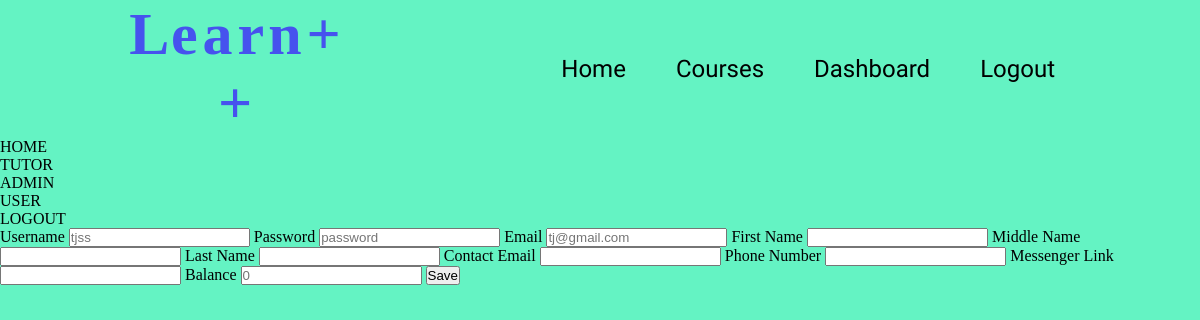
The page /core/dashboard/admin/edituser.php?edit-user=37 (signed in) on the database its author committed.
### tables this page shows
CREATE TABLE `users` (
  `user_id` int NOT NULL AUTO_INCREMENT,
  `user_name` varchar(32) NOT NULL,
  `user_password` varchar(72) NOT NULL,
  `user_email` varchar(64) NOT NULL,
  `user_ip` varchar(15) NOT NULL,
  `user_fname` varchar(32) NOT NULL DEFAULT '',
  `user_mname` varchar(32) NOT NULL DEFAULT '',
  `user_lname` varchar(32) NOT NULL DEFAULT '',
  `user_cemail` varchar(64) NOT NULL DEFAULT '',
  `user_phone` varchar(12) NOT NULL DEFAULT '',
  `user_messenger` varchar(64) NOT NULL DEFAULT '',
  `user_balance` int NOT NULL DEFAULT '0',
  PRIMARY KEY (`user_id`),
  UNIQUE KEY `user_id_UNIQUE` (`user_id`)
);

### utils/getter.php (called while the page is built, shortened)
<?php
function getUserName($handle, $userid) {
    $stmt = $handle->prepare("SELECT user_name FROM learnpp.users WHERE user_id = ? LIMIT 1;");
    $stmt->execute([$userid]);
    return $stmt->fetch()['user_name'];
}
function getUserFirstName($handle, $userid) {
    $stmt = $handle->prepare("SELECT user_fname FROM learnpp.users WHERE user_id = ? LIMIT 1;");
    $stmt->execute([$userid]);
    return $stmt->fetch()['user_fname'];
}
function getUserMiddleName($handle, $userid) {
    $stmt = $handle->prepare("SELECT user_mname FROM learnpp.users WHERE user_id = ? LIMIT 1;");
    $stmt->execute([$userid]);
    return $stmt->fetch()['user_mname'];
}
function getUserLastName($handle, $userid) {
    $stmt = $handle->prepare("SELECT user_lname FROM learnpp.users WHERE user_id = ? LIMIT 1;");
    $stmt->execute([$userid]);
    return $stmt->fetch()['user_lname'];
}
function getUserContactEmail($handle, $userid) {
    $stmt = $handle->prepare("SELECT user_cemail FROM learnpp.users WHERE user_id = ? LIMIT 1;");
    $stmt->execute([$userid]);
    return $stmt->fetch()['user_cemail'];
}
function getUserEmail($handle, $userid) {
    $stmt = $handle->prepare("SELECT user_email FROM learnpp.users WHERE user_id = ? LIMIT 1;");
    $stmt->execute([$userid]);
    return $stmt->fetch()['user_email'];
}
function getUserPhone($handle, $userid) {
    $stmt = $handle->prepare("SELECT user_phone FROM learnpp.users WHERE user_id = ? LIMIT 1;");
    $stmt->execute([$userid]);
    return $stmt->fetch()['user_phone'];
}
function getUserMessenger($handle, $userid) {
    $stmt = $handle->prepare("SELECT user_messenger FROM learnpp.users WHERE user_id = ? LIMIT 1;");
    $stmt->execute([$userid]);
    return $stmt->fetch()['user_messenger'];
}
function getUserBalance($handle, $userid) {
    $stmt = $handle->prepare("SELECT user_balance FROM learnpp.users WHERE user_id = ? LIMIT 1;");
    $stmt->execute([$userid]);
    return $stmt->fetch()['user_balance'];
}

### core/dashboard/admin/edituser.php (the view, shortened to what this page needs)
<?php
include('../../../connection/main.php');
include('../../../utils/getter.php');
?>
<!DOCTYPE html>
<html lang="en">
<head>
    <link rel="stylesheet" href="/style.css">
</head>
<body>
    <?php
    include('../../../parts/nav.php');
    include('../../../parts/sidebar.php');
    ?>
    <form action="" method="post">
        <?php
        echo '
            <label for="edit-user-name">Username</label>
            <input type="text" autocomplete="off" name="edit-user-name" id="edit-user-name" placeholder="' . getUserName($SQL_Handle, $_GET['edit-user']) . '">
            <label for="edit-user-password">Password</label>
            <input type="password" autocomplete="new-password" name="edit-user-password" id="edit-user-password" placeholder="password">
            <label for="edit-user-email">Email</label>
            <input type="email" autocomplete="off" name="edit-user-email" id="edit-user-email" placeholder="' . getUserEmail($SQL_Handle, $_GET['edit-user']) . '">
            <label for="edit-user-fname">First Name</label>
            <input type="text" autocomplete="off" name="edit-user-fname" id="edit-user-fname" placeholder="' . getUserFirstName($SQL_Handle, $_GET['edit-user']) . '">
            <label for="edit-user-mname">Middle Name</label>
            <input type="text" autocomplete="off" name="edit-user-mname" id="edit-user-mname" placeholder="' . getUserMiddleName($SQL_Handle, $_GET['edit-user']) . '">
            <label for="edit-user-lname">Last Name</label>
            <input type="text" autocomplete="off" name="edit-user-lname" id="edit-user-lname" placeholder="' . getUserLastName($SQL_Handle, $_GET['edit-user']) . '">
            <label for="edit-user-cemail">Contact Email</label>
            <input type="email" autocomplete="off" name="edit-user-cemail" id="edit-user-cemail" placeholder="' . getUserContactEmail($SQL_Handle, $_GET['edit-user']) . '">
            <label for="edit-user-phone">Phone Number</label>
            <input type="text" autocomplete="off" name="edit-user-phone" id="edit-user-phone" placeholder="' . getUserPhone($SQL_Handle, $_GET['edit-user']) . '">
            <label for="edit-user-messenger">Messenger Link</label>
            <input type="text" autocomplete="off" name="edit-user-messenger" id="edit-user-messenger" placeholder="' . getUserMessenger($SQL_Handle, $_GET['edit-user']) . '">
            <label for="edit-user-balance">Balance</label>
            <input type="text" autocomplete="off" name="edit-user-balance" id="edit-user-balance" placeholder="' . getUserBalance($SQL_Handle, $_GET['edit-user']) . '">
        ';
        ?>
        <input type="submit" value="Save" name="save-button">
    </form>
</body>
</html>

### style.css (style rules this page uses)
* { margin: 0; padding: 0; }
body { background-color: rgb(100, 243, 195); }

### rows shown on the page
users: edit-user-name "tjss", edit-user-email "tj@gmail.com", edit-user-balance "0"
